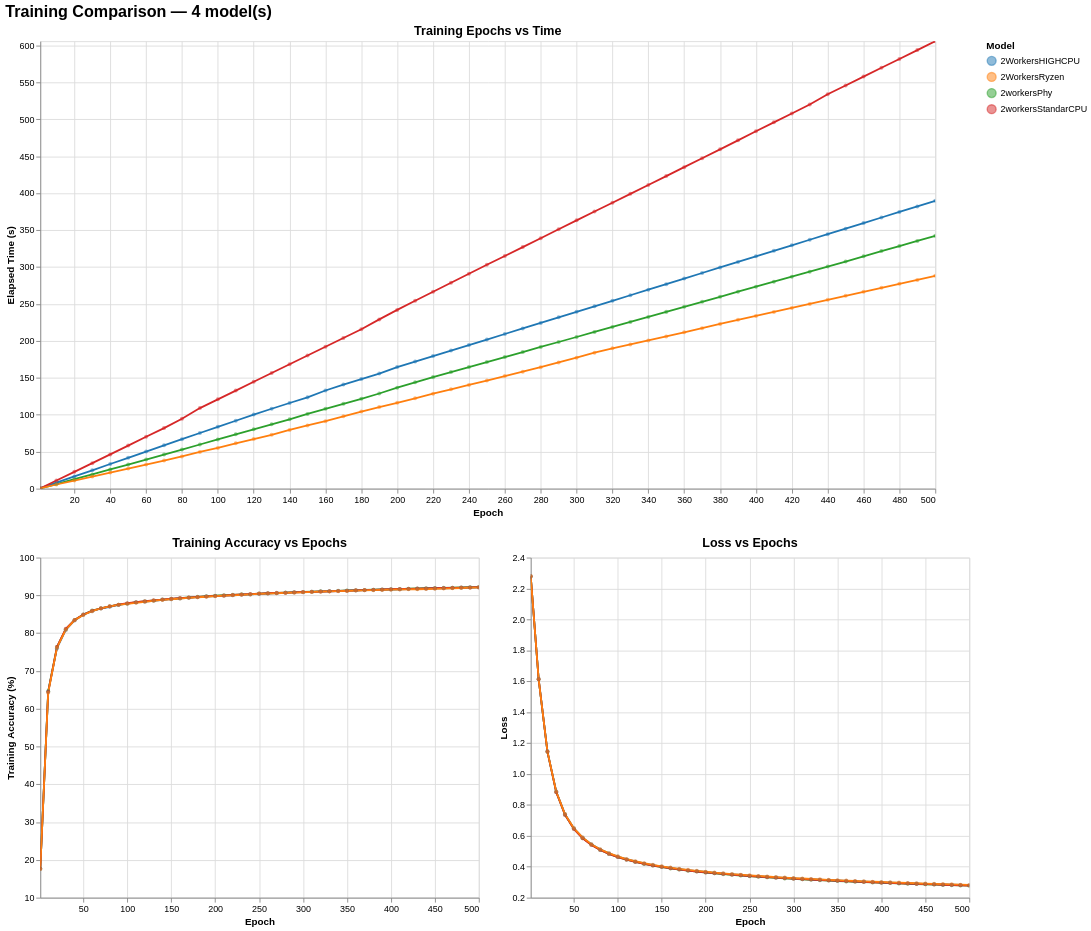

Here is the notebook cell this chart was saved with:
### Markdown cell above
# Cositas interesante

Comportamiento de solo con 2 workers

### Code cell
runs = load_from_paths(
    "../stats/MNIST/PhysicalCPU/2workersPhy_metadata.json",
    "../stats/MNIST/HIGHCPU/HighCPU2Workers_metadata.json",
    "../stats/MNIST/standarCPU/2workers_metadata.json",
    "../stats/MNIST/Monolitic/2WorkersRyzen_metadata.json",
)

print(runs_metadata(runs).to_string())

chart = compare_runs(runs)
chart.display()

### Figure 1 — Vega-Lite specification as saved in the notebook (floating-point values rounded to 4 significant figures; data arrays with more than 128 entries replaced by an {"elided": "..."} marker saying what was removed)
{"config": {"view": {"continuousWidth": 300, "continuousHeight": 300}}, "vconcat": [{"mark": {"type": "line", "point": {"opacity": 0.5, "size": 20}}, "encoding": {"color": {"field": "model", "legend": {"orient": "right", "title": "Model"}, "scale": {"scheme": "category10"}, "type": "nominal"}, "tooltip": [{"field": "model", "title": "Model", "type": "nominal"}, {"field": "epoch", "title": "Epoch", "type": "quantitative"}, {"field": "time_s", "format": ".2f", "title": "Time (s)", "type": "quantitative"}, {"field": "acc_train", "format": ".2f", "title": "Train Acc (%)", "type": "quantitative"}], "x": {"field": "epoch", "scale": {"nice": false, "zero": false}, "title": "Epoch", "type": "quantitative"}, "y": {"field": "time_s", "scale": {"nice": false}, "title": "Elapsed Time (s)", "type": "quantitative"}}, "height": 500, "name": "view_f7dadc717b28848b_0", "title": {"text": "Training Epochs vs Time", "fontSize": 14}, "width": 1000}, {"hconcat": [{"mark": {"type": "line", "point": {"opacity": 0.5, "size": 20}}, "encoding": {"color": {"field": "model", "legend": {"orient": "right", "title": "Model"}, "scale": {"scheme": "category10"}, "type": "nominal"}, "tooltip": [{"field": "model", "title": "Model", "type": "nominal"}, {"field": "epoch", "title": "Epoch", "type": "quantitative"}, {"field": "acc_train", "format": ".2f", "title": "Train Acc (%)", "type": "quantitative"}, {"field": "loss", "format": ".4f", "title": "Loss", "type": "quantitative"}], "x": {"field": "epoch", "scale": {"nice": false}, "title": "Epoch", "type": "quantitative"}, "y": {"field": "acc_train", "scale": {"zero": false}, "title": "Training Accuracy (%)", "type": "quantitative"}}, "height": 380, "name": "view_d3e7178f86e2a9ea_0", "title": {"text": "Training Accuracy vs Epochs", "fontSize": 14}, "width": 490}, {"mark": {"type": "line", "point": {"opacity": 0.5, "size": 20}}, "encoding": {"color": {"field": "model", "legend": {"orient": "right", "title": "Model"}, "scale": {"scheme": "category10"}, "type": "nominal"}, "tooltip": [{"field": "model", "title": "Model", "type": "nominal"}, {"field": "epoch", "title": "Epoch", "type": "quantitative"}, {"field": "acc_train", "format": ".2f", "title": "Train Acc (%)", "type": "quantitative"}, {"field": "loss", "format": ".4f", "title": "Loss", "type": "quantitative"}], "x": {"field": "epoch", "scale": {"nice": false}, "title": "Epoch", "type": "quantitative"}, "y": {"field": "loss", "scale": {"zero": false}, "title": "Loss", "type": "quantitative"}}, "height": 380, "name": "view_542fec15cbca7539_1", "title": {"text": "Loss vs Epochs", "fontSize": 14}, "width": 490}], "resolve": {"scale": {"color": "shared", "y": "independent"}}}], "data": {"name": "data-31ba0c1adc93e328784f75bcf7bd10cc"}, "params": [{"name": "zoom_epoch_time", "select": {"type": "interval"}, "bind": "scales", "views": ["view_f7dadc717b28848b_0"]}, {"name": "zoom_acc_epoch", "select": {"type": "interval"}, "bind": "scales", "views": ["view_d3e7178f86e2a9ea_0"]}, {"name": "zoom_loss_epoch", "select": {"type": "interval"}, "bind": "scales", "views": ["view_542fec15cbca7539_1"]}], "resolve": {"scale": {"color": "shared"}}, "title": {"text": "Training Comparison — 4 model(s)", "fontSize": 18}, "$schema": "https://vega.github.io/schema/vega-lite/v6.1.0.json", "datasets": {"data-31ba0c1adc93e328784f75bcf7bd10cc": {"elided": "204 records"}}}
